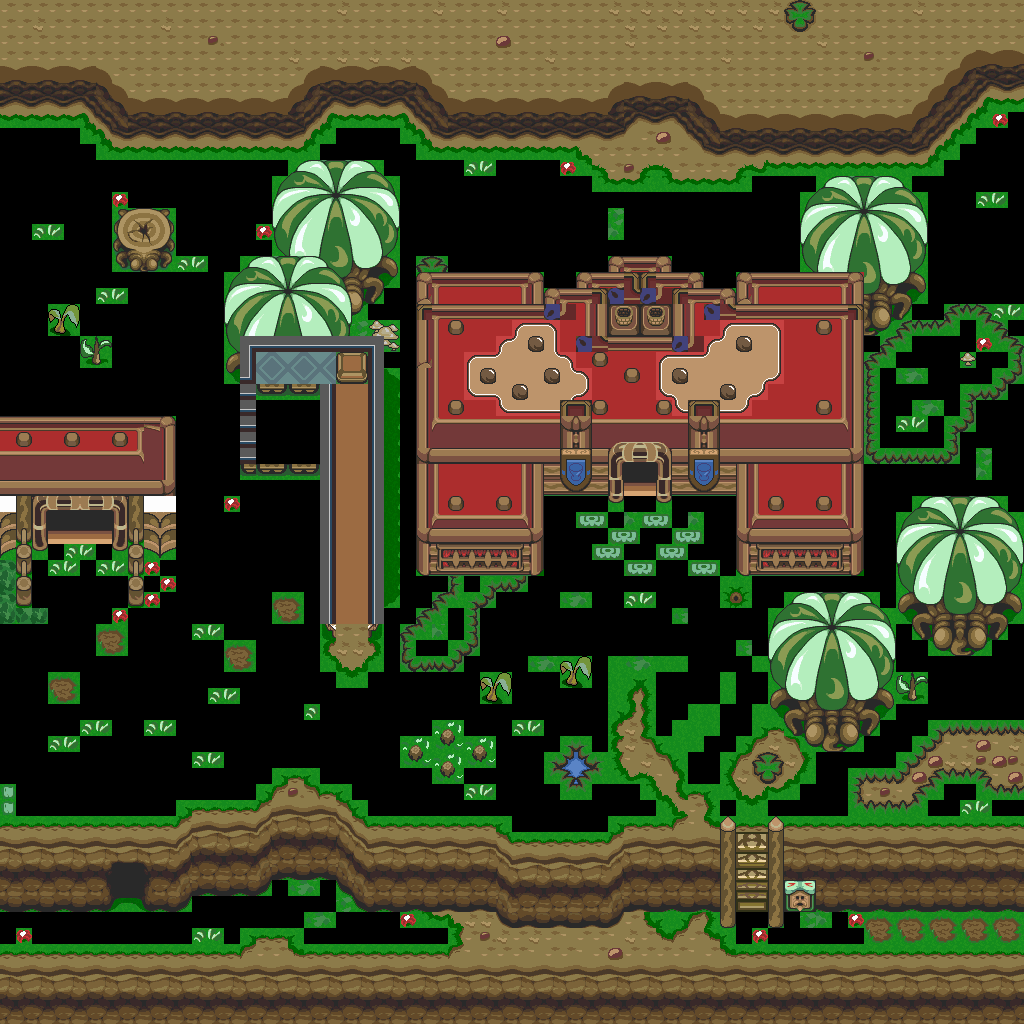

Below is a game level as drawn by its tile map, then a one-line description and the .tmx that defines it (tile-layer data replaced by summaries):
An orthogonal 64x64 tile map with 16x16 px tiles, 1 tile layer (base), 1 hidden layer not drawn and 17 objects.

<map version="1.10" tiledversion="1.12.1" orientation="orthogonal" renderorder="right-down" width="64" height="64" tilewidth="16" tileheight="16" infinite="0" nextlayerid="3" nextobjectid="18">
 <tileset firstgid="1" source="../classiciphone_pics4.tsx" />
 <layer id="1" name="base" width="64" height="64">
  <data>[4096 cells, 2791 non-empty, 377 distinct tile ids]</data>
 </layer>
 <layer id="2" name="collision" width="64" height="64" visible="0">
  <properties><property name="collision" value="true" /></properties>
  <data>[4096 cells, 1434 non-empty, 1 distinct tile ids]</data>
 </layer>
 <objectgroup id="3" name="npcs">
  <object id="1" x="400.0" y="736.0" width="16" height="16">
   <properties>
    <property name="script" type="string">-- Auto-converted from GraalScript
joinResource("bush")</property>
   </properties>
  </object>
  <object id="2" x="96.0" y="624.0" width="16" height="16">
   <properties>
    <property name="script" type="string">-- Auto-converted from GraalScript
joinResource("rock_2")</property>
   </properties>
  </object>
  <object id="3" x="992.0" y="912.0" width="16" height="16">
   <properties>
    <property name="script" type="string">-- Auto-converted from GraalScript
joinResource("rock_2")</property>
   </properties>
  </object>
  <object id="4" x="960.0" y="912.0" width="16" height="16">
   <properties>
    <property name="script" type="string">-- Auto-converted from GraalScript
joinResource("rock_2")</property>
   </properties>
  </object>
  <object id="5" x="928.0" y="912.0" width="16" height="16">
   <properties>
    <property name="script" type="string">-- Auto-converted from GraalScript
joinResource("rock_2")</property>
   </properties>
  </object>
  <object id="6" x="896.0" y="912.0" width="16" height="16">
   <properties>
    <property name="script" type="string">-- Auto-converted from GraalScript
joinResource("rock_2")</property>
   </properties>
  </object>
  <object id="7" x="864.0" y="912.0" width="16" height="16">
   <properties>
    <property name="script" type="string">-- Auto-converted from GraalScript
joinResource("rock_2")</property>
   </properties>
  </object>
  <object id="8" x="48.0" y="672.0" width="16" height="16">
   <properties>
    <property name="script" type="string">-- Auto-converted from GraalScript
joinResource("rock_2")</property>
   </properties>
  </object>
  <object id="9" x="464.0" y="736.0" width="16" height="16">
   <properties>
    <property name="script" type="string">-- Auto-converted from GraalScript
joinResource("bush")</property>
   </properties>
  </object>
  <object id="10" x="432.0" y="720.0" width="16" height="16">
   <properties>
    <property name="script" type="string">-- Auto-converted from GraalScript
joinResource("bush")</property>
   </properties>
  </object>
  <object id="11" x="432.0" y="752.0" width="16" height="16">
   <properties>
    <property name="script" type="string">-- Auto-converted from GraalScript
joinResource("bush")</property>
   </properties>
  </object>
  <object id="12" x="624.0" y="464.0" width="16" height="16">
   <properties>
    <property name="gani" value="door.png" />
    <property name="script" type="string">-- Auto-converted from GraalScript
-- join("door");</property>
   </properties>
  </object>
  <object id="13" x="720.0" y="576.0" width="16" height="16">
   <properties>
    <property name="script" type="string">-- Auto-converted from GraalScript
-- join("sign_liftable");
-- [CLIENT-SIDE — server no-op]
-- if (created)
-- setstring this.text,Master Li's Sparring Dojo;</property>
   </properties>
  </object>
  <object id="14" x="336.0" y="352.0" width="16" height="16">
   <properties>
    <property name="script" type="string">-- Auto-converted from GraalScript
-- // NPC made by Ibo
-- [CLIENT-SIDE — server no-op]
-- 
-- if (playerenters||timeout) {
-- if (playerx == x-0.5 &amp;&amp; playery in |y,y+16.5|) {
-- if (this.sliding == 1) this.speed += 0.1;
-- else {
-- this.speed = 0.5;
-- if (playery in |y,y+2|) setplayerprop #c,Whee!;
-- }
-- this.sliding = 1;
-- playery += this.speed;
-- }
-- else this.sliding = 0;
-- timeout = 0.05;
-- }</property>
   </properties>
  </object>
  <object id="15" x="240.0" y="336.0" width="16" height="16">
   <properties>
    <property name="gani" value="classic_onnet_slide.png" />
    <property name="script" type="string">-- Auto-converted from GraalScript
-- function onCreated() {
-- dontBlock();
-- drawUnderPlayer();
end</property>
   </properties>
  </object>
  <object id="16" x="112.0" y="880.0" width="16" height="16">
   <properties>
    <property name="script" type="string">-- Auto-converted from GraalScript
-- join("link");
-- function onCreated() {
self.w = 2
self.h = 1
self.newlevel = "masterli_inside_02.nw"
self.newx = 25.5
self.newy = 38
self.reqdir = 0
self.reqflags = {1}
end</property>
   </properties>
  </object>
  <object id="17" x="64.0" y="544.0" width="16" height="16">
   <properties>
    <property name="script" type="string">-- Auto-converted from GraalScript
-- join("horse_emitter");
-- function onCreated() {
self.horseimage = "centaur_ride.png"
self.dir = 3
end</property>
   </properties>
  </object>
 </objectgroup>
</map>
